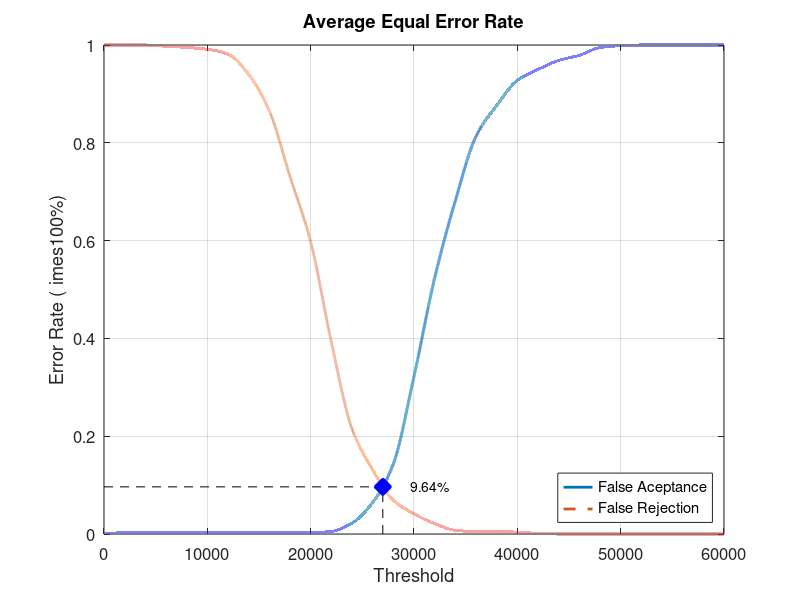
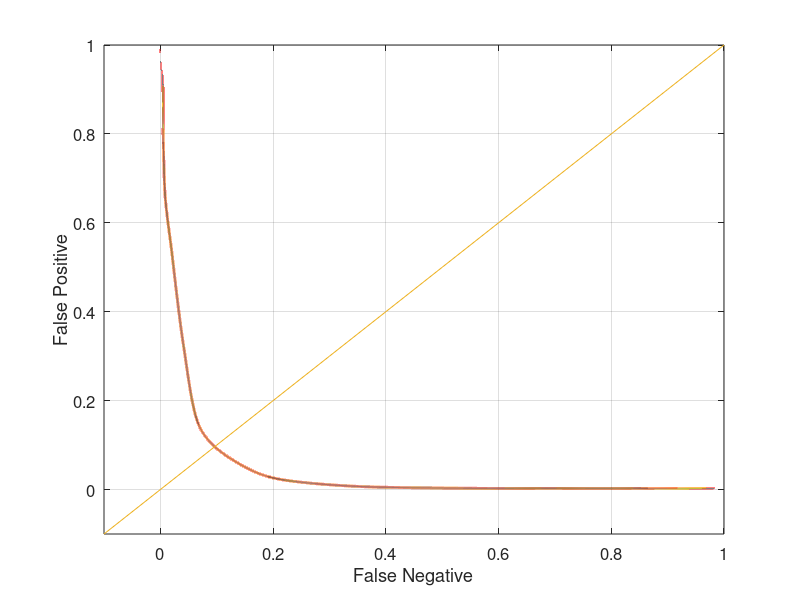

Source code (MATLAB) for these figures, in order:
close all;
clear;
clc;
x = 0:2000:60000;
xq = 0:0.5:60000;

y0 = [0 0.00263158 0.00263158 0.00263158 0.00263158 0.00263158 0.00263158 0.00263158 0.00263158 0.00263158 0.00263158 0.00526316 0.0223684 0.0644737 0.143421 0.322368 0.523684 0.681579 0.813158 0.876316 0.927632 0.95 0.968421 0.978947 0.994737 0.998684 1 1 1 1 1]
yy0 = interp1(x, y0, xq, 'pchip');
y1 = [1 1 1 0.9975 0.995 0.99125 0.98125 0.94 0.865 0.73125 0.5975 0.3925 0.215 0.13125 0.06875 0.04125 0.02125 0.0075 0.005 0.005 0.00375 0.00125 0 0 0 0 0 0 0 0 0]
yy1 = interp1(x, y1, xq, 'pchip');

% Calculating EER: 
y2 = abs(y0 - y1);
find(y2 == min(y2))
yy2 = abs(yy0 - yy1);
xEER = find(yy2 == min(yy2));
xEERIndex = xq(xEER) % X-axis EER
yEER = yy0(xEER) % Y-axis EER

main = figure
plot(xq, yy0,'-','LineWidth', 2);	hold on
plot(xq, yy1,'--','LineWidth', 2);	hold on
plot([xEERIndex xEERIndex], [0 yEER], 'k--');	hold on
plot([0 xEERIndex], [yEER yEER], 'k--');	hold on
plot(xEERIndex, yEER, 'bx', 'LineWidth', 10);	hold on
text(xEERIndex + 10 * xEERIndex / 100, yEER, [num2str(round((10000 * yEER)) / 100) '%'])
legend('False Aceptance', 'False Rejection', 'Location', 'SouthEast')
xlabel('Threshold')
ylabel('Error Rate (	imes100%)')
title('Average Equal Error Rate')
set(gca, 'FontSize', 12)
axis([0 60000 0 1])
grid on

print(main, 'Experiment2AverageMain', '-dpng');
FNRxFPR = figure('Color', [1 1 1]);
plot(yy1, yy0, '-', yy1, yy0, 'LineWidth', 2);
hold on
y = -0.1:0.1:1
plot(y, y); 
set(gca, 'FontSize', 12)
xlabel('False Negative')
ylabel('False Positive')
axis([-0.1 1 -0.1 1])
set(gca, 'FontSize', 12)
grid on

print(FNRxFPR, 'Experiment2AverageFNRxFPR','-dpng');
